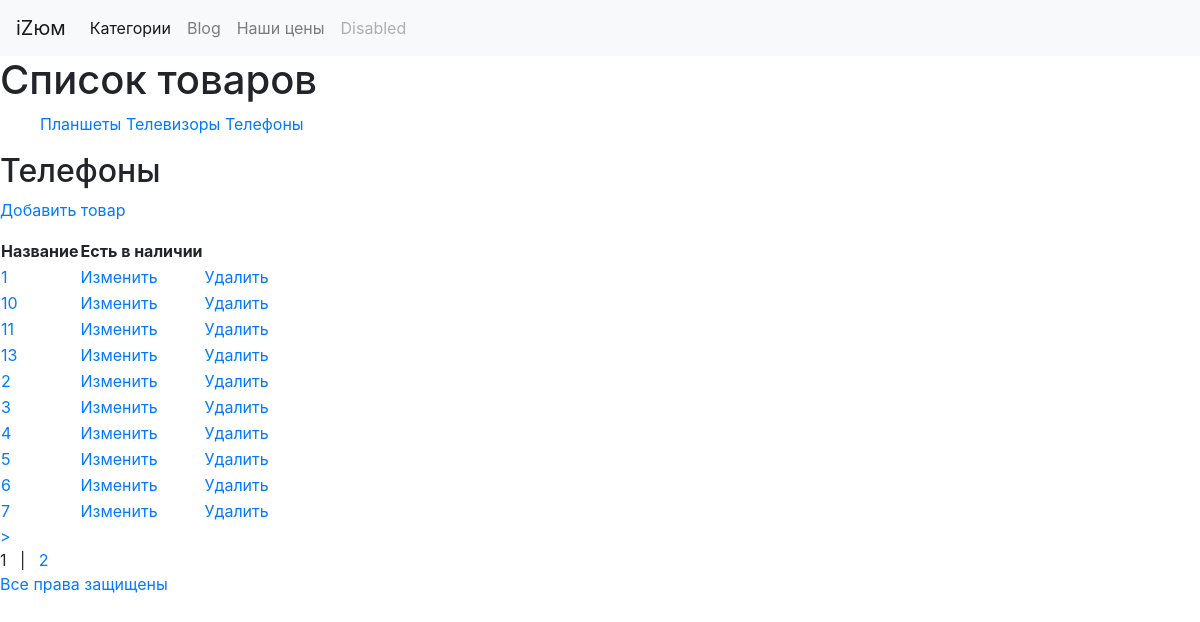
Page /goods/4/ on the committed database.
### page/models.py (models this page shows, shortened)
class Category(models.Model):
    name = models.CharField(max_length=100, unique=True, verbose_name="Название")
    description = models.TextField(verbose_name="Описание")
    class Meta:
        verbose_name = 'Категория'
        verbose_name_plural = "Категории"

class Good(models.Model):
    name = models.CharField(max_length=100, unique=True, verbose_name="Название")
    in_stock = models.BooleanField(default=True, db_index=True, verbose_name="В наличии")
    category = models.ForeignKey(Category, null=True, blank=True, on_delete=models.SET_NULL, verbose_name="Категория")
    price = models.FloatField(default=0, verbose_name="Цена за единицу")
    description = models.TextField(default=" ", verbose_name="Описание товара")
    class Meta:
        ordering = ["-price", "name"]
        unique_together = ("category", "name", "price", "description")
        verbose_name = 'Товар'
        verbose_name_plural = "Товары"

### page/twviews.py (the view)
# urls.py: url(r'^(?:(?P<cat_id>\d+)/)?$', GoodListView.as_view(), name="index"),
class GoodListView(ListView, CategoryListMixin):
    template_name = "index.html"
    paginate_by = 10
    cat = None
    def get(self, request, *args, **kwargs):
        if (self.kwargs["cat_id"] == None):
            self.cat = Category.objects.first()
        else:
            self.cat = Category.objects.get(pk=self.kwargs["cat_id"])
        return super(GoodListView, self).get(request, *args, **kwargs)
    def get_context_data(self, **kwargs):
        context = super(GoodListView, self).get_context_data(**kwargs)
        context["category"] = self.cat
        return context
    def get_queryset(self):
        return Good.objects.filter(category=self.cat).order_by("name")

### page/twviews.py (called while the page is built)
    def get_context_data(self, **kwargs):
        context = super(CategoryListMixin, self).get_context_data(**kwargs)
        context["cats"] = Category.objects.order_by("name")
        return context

### templates/index.html (shortened to what this page needs)
{% extends "base.html" %}
{% block main %}
    <h2>{{category.name}}</h2>
<p> <a href="{% url "good_add" cat_id=category.id %}?page={{page_obj.number}}">Добавить товар</a> </p>
    <table>
        <tr>
            <th>Название</th>
            <th>Есть в наличии</th>
            <th>&nbsp;</th>
            <th>&nbsp;</th>
        </tr>
        {% for good in object_list %}
        <tr>
            <td>
                <a href="{% url "good" good_id=good.id %}?page={{page_obj.number}}"> {{good.name}}</a></td>
            <td class="centered"><a href="{%url "good_edit" good_id=good.id %}?page={{page_obj.number}}">Изменить</a></td>
            <td class="centered"><a href="{%url "good_delete" good_id=good.id %}?page={{page_obj.number}}">Удалить</a></td>
        </tr>
        {%endfor%}
    </table>
{% if paginator.num_pages > 1 %}
    <div id="pagination">
        {%if page_obj.has_next%}
            <div id="next-page"><a href="{%url "index" cat_id=category.pk%}?page={{page_obj.next_page_number}}">&gt;</a></div>
        {%endif%}
        <div id="num-page">
            {%for pn in paginator.page_range%}
                {%if not forloop.first%}
                    &nbsp;&nbsp;|&nbsp;&nbsp;
            {%endif%}
            {%if page_obj.number != pn%}
                <a href="{% url "index" cat_id=category.pk %}?page={{pn}}">
            {%endif%}
                {{pn}}
            {% if page_obj.number != pn %}
        </div>
            {%endif%}
            {%endfor%}
        </div>
    </div>
{%endif%}
{%endblock %}

### templates/base.html (shortened to what this page needs)
<!DOCTYPE html>
{% load staticfiles %}
<html lang="en">
<head>
    <link type="text/css" href="{%static "main.css" %}" rel="stylesheet">
    <link rel="stylesheet" href="https://stackpath.bootstrapcdn.com/bootstrap/4.1.3/css/bootstrap.min.css">
    <nav class="navbar navbar-expand-lg navbar-light bg-light">
  <a class="navbar-brand" href="{{index}}">iZюм</a>
  <div class="collapse navbar-collapse" id="navbarNavAltMarkup">
    <div class="navbar-nav">
      <a class="nav-item nav-link active" href="{{goods.category}}">Категории<span class="sr-only">(current)</span></a>
      <a class="nav-item nav-link" href="/blog/">Blog</a>
      <a class="nav-item nav-link" href="#">Наши цены</a>
      <a class="nav-item nav-link disabled" href="#">Disabled</a>
    </div>
  </div>
</nav>
</head>
<body>
<div id="header">
    <h1>Список товаров</h1>
</div>
<div id="leftmenu">
    <ul>
        {% for cat in cats %}
        {% url "index" cat_id=cat.id as cat_url %}
        <a href="{{cat_url }}">{{cat.name}}</a>
        {%endfor %}
    </ul>
</div>
<div id="main">
    {% block main %}
    {%endblock%}
<div id="footer">
    <p>Все права защищены</p>
</div>
</body>
</html>

### rows in the picture
Category: name "Планшеты"
Category: name "Телевизоры"
Category: name "Телефоны"
Good: name "1"
Good: name "10"
Good: name "11"
Good: name "13"
Good: name "2"
Good: name "3"
Good: name "4"
Good: name "5"
Good: name "6"
Good: name "7"

### other values in the picture
{{ pn }} "1" "2"
